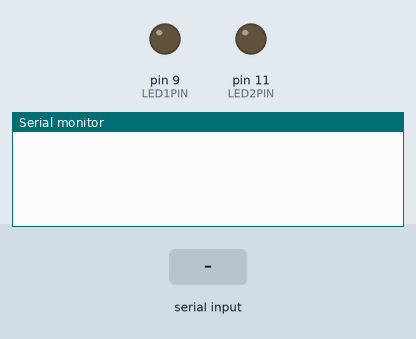
Simulated run of this program. Board: Arduino Uno, built with avr-gcc and run on an emulated ATmega328P. On the bench: output pins drawn as LEDs (lit = HIGH), the last lines printed to the serial monitor. Inputs (shaded band) come from the test bench.

Above: at 1.2 s.
1.3 s: "0" received over Serial
At 1.9 s:
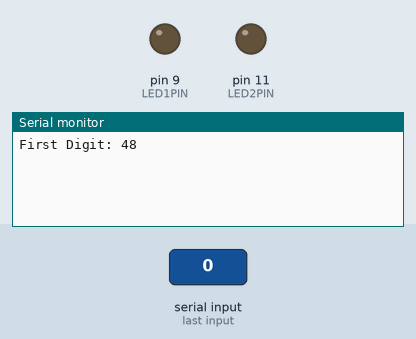
2.8 s: "90,45\n" received over Serial
At 3.9 s:
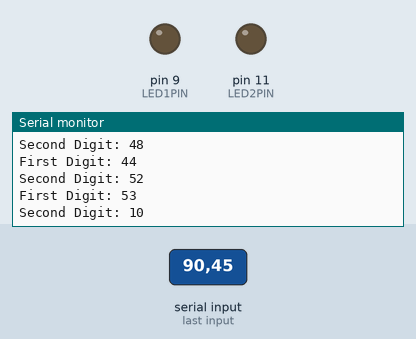
Timing chart, 0 to 5.8 s (numbered marks = the images above; inputs shaded):
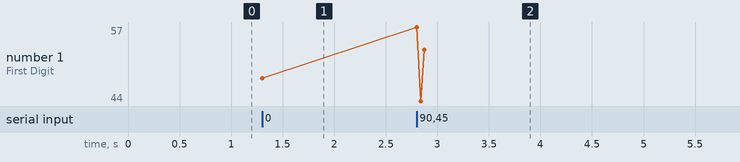

The program:

main.cpp
```cpp
#include "Arduino.h"

const unsigned long timeoutDuration = 1000; //
const int LED1PIN = 9;
const int LED2PIN = 11;

void setup()
{
  // initialize LED digital pin as an output.
  pinMode(LED1PIN, OUTPUT);
  pinMode(LED2PIN, OUTPUT);
  Serial.begin(9600);
}

void loop()
{
  if (Serial.available() > 0)
  {
    unsigned long startTime = millis();
    int firstDigit = Serial.read();
    Serial.print("First Digit: ");
    Serial.println(firstDigit);

    while (Serial.available() == 0)
    {
      if (millis() - startTime > timeoutDuration)
      {
        return;
      }
    }
    int secondDigit = Serial.read();
    Serial.print("Second Digit: ");
    Serial.println(secondDigit);

    if (firstDigit == '0')
    {
      if (secondDigit == '0' || secondDigit == '1')
      {
        digitalWrite(LED1PIN, secondDigit - '0'); // Convert '0'/'1' to LOW/HIGH
        Serial.println("LED1 set");
      }
    }
    else if (firstDigit == '1')
    {
      if (secondDigit == '0' || secondDigit == '1')
      {
        digitalWrite(LED2PIN, secondDigit - '0'); // Convert '0'/'1' to LOW/HIGH
        Serial.println("LED2 set");
      }
    }
  }
}

// void loop() {
//   Serial.println("Hello world");
//   delay(1000);
// }

  // void loop()
  // {
  //   // turn the LED on (HIGH is the voltage level)
  // digitalWrite(LED_BUILTIN, HIGH);
  //   digitalWrite(PIN, HIGH);

  //   // wait for a second
  //   delay(100);

  //   // turn the LED off by making the voltage LOW
  //   digitalWrite(LED_BUILTIN, LOW);
  //   digitalWrite(PIN, LOW);

  //    // wait for a second
  //   delay(100);
  // }
```

Measured:
- after the input at 1.3 s, the serial monitor: prints a new line at once (image 1)
- after the input at 2.8 s, the serial monitor: prints a new line at once (image 2)
- plotted number 1: 48 → 53 after the input at 2.8 s
